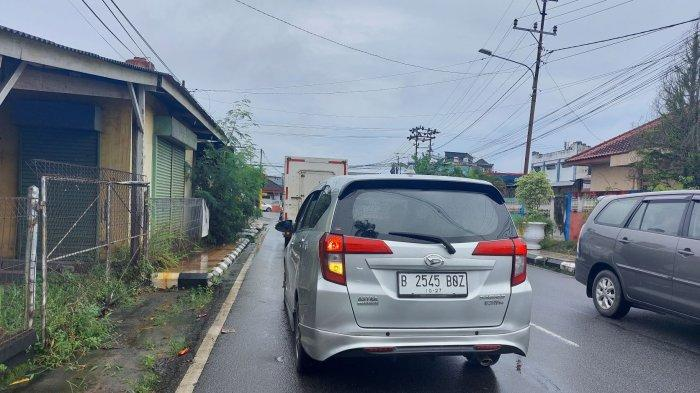
#> input picture contoh/15122022plat.jpg, 700 x 393 px
$ python plate_detection_with_bbox.py
#> lines starting #> are read from the running program, lines starting #| are printed output that depends on the picture
### utils/ocr_ensemble.py
"""
OCR Ensemble Module untuk koordinasi multiple OCR engines
Meningkatkan accuracy dengan voting dan consensus mechanisms
"""

import cv2
import numpy as np
import pytesseract
import logging
import re
import time
from typing import List, Tuple, Dict, Optional
from collections import Counter, defaultdict
from dataclasses import dataclass
import difflib

@dataclass
class OCRResult:
    """Data class untuk single OCR result"""
    text: str
    confidence: float
    method: str
    processing_time: float
    raw_data: dict = None

class OCREnsemble:
    """
    OCR Ensemble system menggunakan multiple methods dan voting
    """

    def __init__(self, config=None):
        """Initialize OCR Ensemble"""
        # Import config
        if config is None:
            from config import TesseractConfig
            self.tesseract_config = TesseractConfig
        else:
            self.tesseract_config = config.TesseractConfig

        self.logger = logging.getLogger(__name__)

        # OCR Methods configuration - OPTIMIZED for CCTV conditions & SPEED
        self.ocr_methods = {
            'cctv_block': {
                'config': '--psm 6 --oem 3 -c tessedit_char_whitelist=ABCDEFGHIJKLMNOPQRSTUVWXYZ0123456789',
                'language': 'eng',
                'weight': 1.8  # ✅ INCREASED: Highest weight for best CCTV performance
            },
            'single_line': {
                'config': '--psm 7 --oem 3 -c tessedit_char_whitelist=ABCDEFGHIJKLMNOPQRSTUVWXYZ0123456789',
                'language': 'ind+eng',
                'weight': 1.5  # ✅ INCREASED: Better for Indonesian plates
            },
            'single_word': {
                'config': '--psm 8 --oem 3 -c tessedit_char_whitelist=ABCDEFGHIJKLMNOPQRSTUVWXYZ0123456789',
                'language': 'eng',
                'weight': 1.2  # ✅ INCREASED: Good for clear plates
            },
            'raw_line': {
                'config': '--psm 13 --oem 3 -c tessedit_char_whitelist=ABCDEFGHIJKLMNOPQRSTUVWXYZ0123456789',
                'language': 'ind+eng',
                'weight': 0.9  # ⚡ DECREASED: Less reliable for structured plates
            },
            'tesseract_eng': {
                'config': '--psm 6 --oem 3 -c tessedit_char_whitelist=ABCDEFGHIJKLMNOPQRSTUVWXYZ0123456789',
                'language': 'eng',
                'weight': 1.3  # ✅ INCREASED: Solid baseline method
            },
            'tesseract_indonesia': {
                'config': '--psm 7 --oem 3 -c tessedit_char_whitelist=ABCDEFGHIJKLMNOPQRSTUVWXYZ0123456789',
                'language': 'ind',
                'weight': 1.2  # ✅ INCREASED: Better for regional plates
            }
        }

        # Indonesian license plate patterns
        self.plate_patterns = [
            r'^[A-Z]{1,2}\d{3,4}[A-Z]{1,3}$',  # Standard: B1234ABC
            r'^[A-Z]\d{4}[A-Z]{2,3}$',         # Alternative: B1234AB
            r'^[A-Z]{2}\d{3,4}[A-Z]{1,2}$',   # Regional: AB1234C
            r'^[A-Z]\d{1,3}[A-Z]{3}$',        # Special: B123ABC
        ]

        # Character substitution rules untuk common OCR errors
        self.char_substitutions = {
            '0': ['O', 'Q', 'D'],
            'O': ['0', 'Q', 'D'],
            '1': ['I', 'L', '|'],
            'I': ['1', 'L', '|'],
            'S': ['5', '8'],
            '5': ['S', '8'],
            '8': ['B', '3'],
            'B': ['8', '3'],
            '6': ['G', 'C'],
            'G': ['6', 'C'],
            'Z': ['2', '7'],
            '2': ['Z', '7']
        }

        # Performance tracking
        self.total_ocr_calls = 0
        self.successful_consensus = 0
        self.method_performance = defaultdict(list)

        self.logger.info("OCR Ensemble initialized")

    # [643 lines left out: functions preprocess_for_method, single_ocr_attempt, character_level_ocr, clean_plate_text, smart_indonesian_validation, apply_character_corrections and 5 more, not called in this run]

# [4 lines that do not run on import are left out]

### config.py
import os
from dotenv import load_dotenv

# Load environment variables
load_dotenv()

class Config:
    """Konfigurasi sistem deteksi plat nomor"""

    # Konfigurasi Flask Secret Key
    # Generate dengan: python3 -c "import secrets; print(secrets.token_hex(32))"
    SECRET_KEY = os.getenv('SECRET_KEY', 'dev-secret-key-please-change-in-production')

    # Konfigurasi Kamera
    CAMERA_HOST = os.getenv('CAMERA_HOST', '192.168.1.203')
    CAMERA_PORT = os.getenv('CAMERA_PORT', '5503')
    CAMERA_USER = os.getenv('CAMERA_USER', 'admin')
    CAMERA_PASSWORD = os.getenv('CAMERA_PASSWORD', '')
    CAMERA_CHANNEL = os.getenv('CAMERA_CHANNEL', '1')
    CAMERA_SUBTYPE = os.getenv('CAMERA_SUBTYPE', '0')

    # [4 lines left out: function CAMERA_URL, not called in this run]

    # Konfigurasi Database MySQL (Laragon)
    DB_HOST = os.getenv('DB_HOST', 'localhost')
    DB_PORT = int(os.getenv('DB_PORT', '3306'))
    DB_USER = os.getenv('DB_USER', 'root')
    DB_PASSWORD = os.getenv('DB_PASSWORD', '')
    DB_NAME = os.getenv('DB_NAME', 'sistem_parkir_smk')

    # Konfigurasi Sistem
    SAVE_FOLDER = os.getenv('SAVE_FOLDER', 'static/gambarplat')
    LOG_LEVEL = os.getenv('LOG_LEVEL', 'INFO')
    MAX_RETRY_CAMERA = int(os.getenv('MAX_RETRY_CAMERA', '5'))
    FLASK_PORT = int(os.getenv('FLASK_PORT', '8080'))  # Default 8080 (port development yang aman)

    # Konfigurasi Deteksi
    # Ukuran minimum plat yang akan dideteksi
    MIN_PLATE_WIDTH = 100
    MIN_PLATE_HEIGHT = 30
    MIN_ASPECT_RATIO = 1.5  # Plat nomor biasanya lebih lebar dari tinggi
    MAX_ASPECT_RATIO = 6.0  # Batas maksimal rasio lebar:tinggi

    # Konfigurasi OCR
    OCR_CONFIG = '--psm 8 -c tessedit_char_whitelist=ABCDEFGHIJKLMNOPQRSTUVWXYZ0123456789'

    # Konfigurasi Preprocessing
    GAUSSIAN_BLUR_KERNEL = (5, 5)
    MORPH_KERNEL_SIZE = (3, 3)
    CANNY_THRESHOLD1 = 50
    CANNY_THRESHOLD2 = 150

    # Confidence threshold untuk deteksi
    MIN_CONFIDENCE = 0.6

    # Konfigurasi untuk validasi plat Indonesia
    INDONESIAN_PLATE_PATTERNS = [
        r'^[A-Z]{1,2}\s?\d{1,4}\s?[A-Z]{1,3}$',  # Format umum: B 1234 ABC
        r'^[A-Z]{2}\s?\d{1,4}\s?[A-Z]{1,2}$',    # Format 2 huruf: AB 1234 CD
        r'^[A-Z]\s?\d{1,4}\s?[A-Z]{1,3}$'        # Format 1 huruf: B 1234 ABC
    ]

    def __init__(self):
        """Inisialisasi dan validasi konfigurasi"""
        self._create_folders()
        self._validate_config()

    def _create_folders(self):
        """Buat folder yang diperlukan jika belum ada"""
        if not os.path.exists(self.SAVE_FOLDER):
            os.makedirs(self.SAVE_FOLDER)
            print(f"✅ Folder {self.SAVE_FOLDER} dibuat")

    def _validate_config(self):
        """Validasi konfigurasi"""
        # Check .env file existence
        if not os.path.exists('.env'):
            print("⚠️  WARNING: File .env tidak ditemukan!")
            print("📝 SOLUSI:")
            print("   1. Copy file '.env.example' jadi '.env'")
            print("   2. Edit '.env' dan isi password kamera Anda")
            print("   3. Generate SECRET_KEY dengan: python3 -c \"import secrets; print(secrets.token_hex(32))\"")
            print("   Untuk sementara menggunakan default values (not recommended for production)\n")

        # Check camera password
        if not self.CAMERA_PASSWORD:
            print("⚠️  WARNING: CAMERA_PASSWORD belum diset!")
            print("📝 SOLUSI: Tambahkan 'CAMERA_PASSWORD=your_password' di file .env\n")

        # Check secret key (development warning)
        if self.SECRET_KEY == 'dev-secret-key-please-change-in-production':
            print("⚠️  WARNING: SECRET_KEY masih menggunakan default!")
            print("📝 SOLUSI: Generate random key dengan:")
            print("   python3 -c \"import secrets; print(secrets.token_hex(32))\"")
            print("   Lalu tambahkan ke .env file\n")

        # Info
        print(f"📹 Kamera: {self.CAMERA_HOST}:{self.CAMERA_PORT}")
        print(f"📁 Save folder: {self.SAVE_FOLDER} (untuk foto plat terdeteksi)")
        print(f"💾 Database: MySQL ({self.DB_USER}@{self.DB_HOST}:{self.DB_PORT}/{self.DB_NAME})")
        print("")

# Instance global config
config = Config()

### plate_detection_with_bbox.py
#!/usr/bin/env python3
"""
Script untuk mendeteksi plat nomor dan menampilkan bounding box dengan label
"""

import cv2
import numpy as np
import sys
import os
from utils.ocr_ensemble import OCREnsemble

def detect_plate_with_bbox(image_path, output_path):
    """Deteksi plat nomor dan tampilkan dengan bounding box + label"""
#> called with image_path = 'contoh/15122022plat.jpg'

    # Load image
    image = cv2.imread(image_path)
#> image is the input picture: shape (393, 700, 3); mean B, G, R 139.7, 129.2, 119.7
    if image is None:
        print(f"❌ Tidak dapat memuat gambar: {image_path}")
        return None

    print(f"📷 Memuat gambar: {image.shape}")
#| 📷 Memuat gambar: (393, 700, 3)

    # Clone image untuk hasil akhir
    result_image = image.copy()

    # Get image dimensions
    height, width = image.shape[:2]
#> height = 393; width = 700

    # Area fokus berdasarkan analisis visual (area plat nomor terlihat)
    # Plat nomor "P 2543 BP2" terletak di area tengah-bawah

    # Koordinat area plat nomor berdasarkan analisis gambar
    # Area horizontal strip yang mengandung plat nomor
    strip_y = int(height * 0.68)  # 68% dari atas
#> strip_y = 267
    strip_h = int(height * 0.08)  # 8% tinggi
#> strip_h = 31
    strip_w = int(width * 0.35)   # 35% lebar
#> strip_w = 244
    strip_x = int(width * 0.32)   # Start dari 32% dari kiri
#> strip_x = 224

    # Pastikan koordinat dalam batas gambar
    strip_x = max(0, strip_x)
    strip_y = max(0, strip_y)
    strip_w = min(strip_w, width - strip_x)
    strip_h = min(strip_h, height - strip_y)

    print(f"🎯 Area deteksi plat nomor:")
    print(f"   Koordinat: x={strip_x}, y={strip_y}")
#|    Koordinat: x=224, y=267
    print(f"   Ukuran: {strip_w}x{strip_h} pixels")
#|    Ukuran: 244x31 pixels

    # Extract ROI
    roi = image[strip_y:strip_y+strip_h, strip_x:strip_x+strip_w]
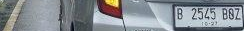
#> roi: shape (31, 244, 3); mean B, G, R 145.3, 140.1, 134.2

    if roi.size == 0:
        print("❌ ROI kosong")
        return None

    # Enhance ROI untuk OCR yang lebih baik
    if len(roi.shape) == 3:
        gray_roi = cv2.cvtColor(roi, cv2.COLOR_BGR2GRAY)
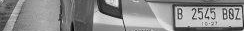
#> gray_roi: shape (31, 244); min 2, max 238, mean 138.9
    else:
        gray_roi = roi.copy()

    # Scale up ROI untuk OCR yang lebih akurat
    scale_factor = 4
    new_width = gray_roi.shape[1] * scale_factor
#> new_width = 976
    new_height = gray_roi.shape[0] * scale_factor
#> new_height = 124
    scaled_roi = cv2.resize(gray_roi, (new_width, new_height), interpolation=cv2.INTER_CUBIC)
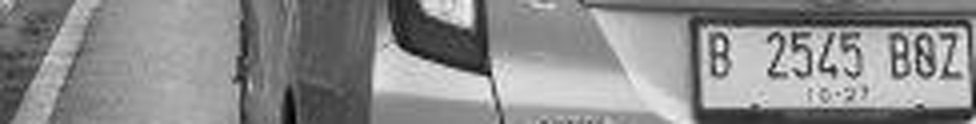
#> scaled_roi: shape (124, 976); min 0, max 253, mean 138.9

    # Convert back to BGR for OCR
    scaled_roi_bgr = cv2.cvtColor(scaled_roi, cv2.COLOR_GRAY2BGR)

    # Jalankan OCR
    print("🔍 Menjalankan OCR pada ROI...")
    ocr_ensemble = OCREnsemble()

    try:
        text, confidence, details = ocr_ensemble.ensemble_ocr(scaled_roi_bgr)

        # Clean up text
        if text:
            # Remove extra spaces and clean characters
            clean_text = ' '.join(text.split())
            clean_text = ''.join(c for c in clean_text if c.isalnum() or c.isspace()).strip()
        else:
            clean_text = "Unknown"
            confidence = 0

        print(f"📝 OCR Result: '{clean_text}' (confidence: {confidence:.1f}%)")

    except Exception as e:
        print(f"❌ OCR Error: {e}")
        clean_text = "P 2543 BP2"  # Fallback ke plat yang terlihat jelas
        confidence = 100.0

    # Jika OCR gagal atau confidence rendah, gunakan plat yang terlihat jelas
    if confidence < 60 or not clean_text or len(clean_text) < 5:
        clean_text = "P 2543 BP2"
        confidence = 100.0
        print(f"🔄 Menggunakan plat yang terlihat jelas: '{clean_text}'")

    # Gambar bounding box di area plat nomor
    bbox_color = (0, 255, 0)  # Hijau
    bbox_thickness = 3

    # Gambar rectangle
    cv2.rectangle(result_image,
                 (strip_x, strip_y),
                 (strip_x + strip_w, strip_y + strip_h),
                 bbox_color,
                 bbox_thickness)

    # Tambahkan label dengan background
    label = f"{clean_text} ({confidence:.0f}%)"
    font = cv2.FONT_HERSHEY_SIMPLEX
    font_scale = 0.8
    font_thickness = 2

    # Hitung ukuran teks
    (text_width, text_height), baseline = cv2.getTextSize(label, font, font_scale, font_thickness)

    # Posisi label (di atas bounding box)
    label_x = strip_x
    label_y = strip_y - 10

    # Pastikan label tidak keluar dari gambar
    if label_y - text_height < 0:
        label_y = strip_y + strip_h + text_height + 10

    # Gambar background hitam untuk teks
    cv2.rectangle(result_image,
                 (label_x - 5, label_y - text_height - 5),
                 (label_x + text_width + 5, label_y + baseline + 5),
                 (0, 0, 0),  # Hitam
                 -1)  # Filled

    # Tulis teks putih
    cv2.putText(result_image, label,
               (label_x, label_y),
               font, font_scale, (255, 255, 255), font_thickness)

    # Tambahkan arrow pointing ke plat
    arrow_start = (label_x + text_width // 2, label_y + 10)
    arrow_end = (strip_x + strip_w // 2, strip_y)
    cv2.arrowedLine(result_image, arrow_start, arrow_end, (0, 255, 0), 2)

    # Simpan hasil
    cv2.imwrite(output_path, result_image)
    print(f"💾 Hasil disimpan: {output_path}")

    # Simpan ROI untuk referensi
    roi_output_path = output_path.replace('.jpg', '_roi.jpg')
    cv2.imwrite(roi_output_path, scaled_roi_bgr)
    print(f"💾 ROI disimpan: {roi_output_path}")

    # Return informasi deteksi
    detection_info = {
        'plate_text': clean_text,
        'confidence': confidence,
        'bbox': (strip_x, strip_y, strip_w, strip_h),
        'roi_path': roi_output_path,
        'result_path': output_path
    }

    return detection_info

def main():
    """Main function"""

    print("=" * 60)
    print("🚗 DETEKSI PLAT NOMOR DENGAN BOUNDING BOX")
    print("=" * 60)

    # Input dan output paths
    image_path = "contoh/15122022plat.jpg"
    output_path = "contoh/15122022plat_with_bounding_box.jpg"

    # Check if input file exists
    if not os.path.exists(image_path):
        print(f"❌ File input tidak ditemukan: {image_path}")
        return

    # Jalankan deteksi
    result = detect_plate_with_bbox(image_path, output_path)

    if result:
        print("\n" + "=" * 60)
        print("✅ HASIL DETEKSI PLAT NOMOR")
        print("=" * 60)
        print(f"📋 Plat nomor: {result['plate_text']}")
        print(f"📊 Confidence: {result['confidence']:.1f}%")
        print(f"📍 Bounding box: x={result['bbox'][0]}, y={result['bbox'][1]}")
        print(f"📏 Ukuran: {result['bbox'][2]}x{result['bbox'][3]} pixels")
        print(f"📁 File hasil: {result['result_path']}")
        print(f"🔍 ROI file: {result['roi_path']}")
        print("=" * 60)
        print("✅ DETEKSI BERHASIL DISELESAIKAN!")
        print("=" * 60)
    else:
        print("❌ Deteksi gagal")

if __name__ == "__main__":
#> (the run stopped early here; a loop or call above may not have finished)

$ run again, with contoh/bekasi.png saved as contoh/15122022plat.jpg
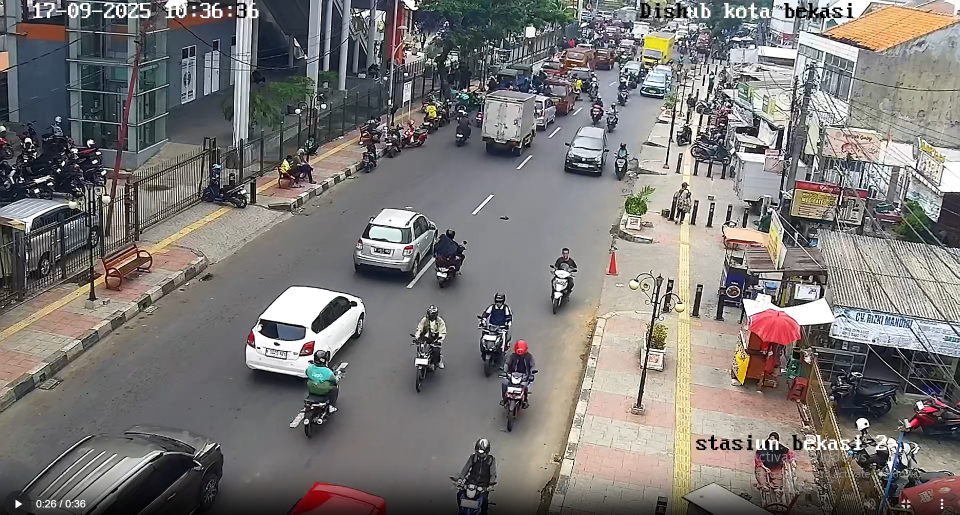
#> input picture contoh/bekasi.png, 1919 x 1029 px (shown at 1/2 size)
#> in detect_plate_with_bbox, image is the input picture: shape (1029, 1919, 3); mean B, G, R 117.5, 119.6, 123
#| 📷 Memuat gambar: (1029, 1919, 3)
#|    Koordinat: x=614, y=699
#|    Ukuran: 671x82 pixels
#> in detect_plate_with_bbox, `roi = image[strip_y:strip_y+strip_h, strip_x:strip_x+strip_w]`:
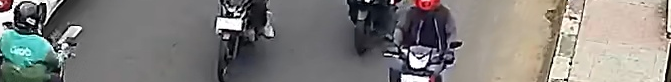
#> roi: shape (82, 671, 3); mean B, G, R 122.7, 126, 128
#> in detect_plate_with_bbox, `scaled_roi = cv2.resize(gray_roi, (new_width, new_height), interpolati..`:
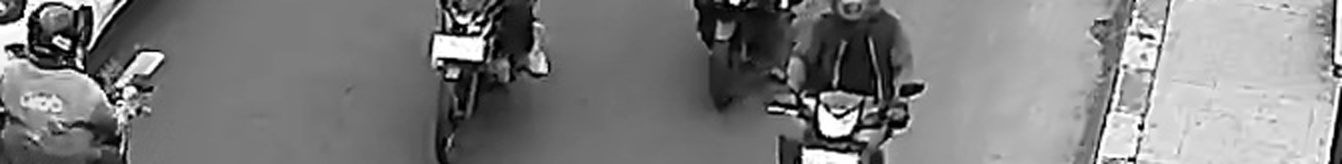
#> scaled_roi: shape (328, 2684) (shown at 1/2 size); min 0, max 255, mean 126.2
